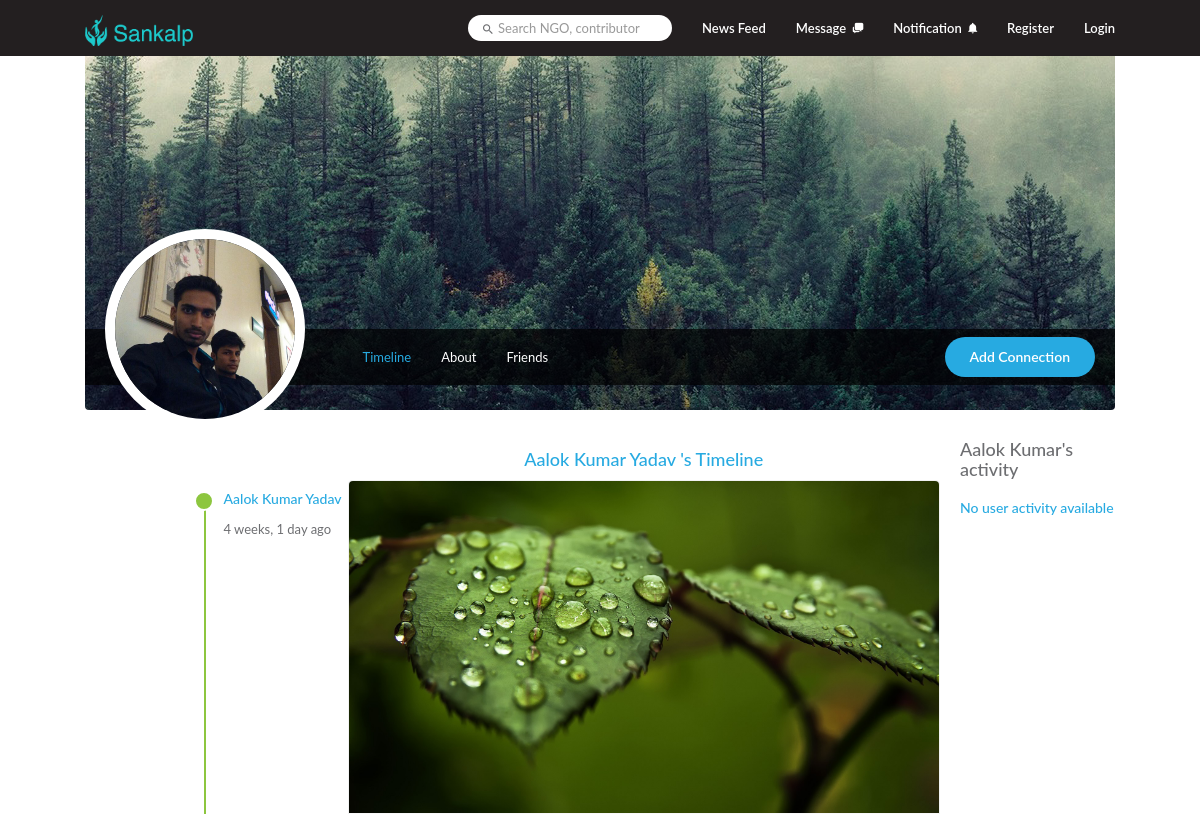
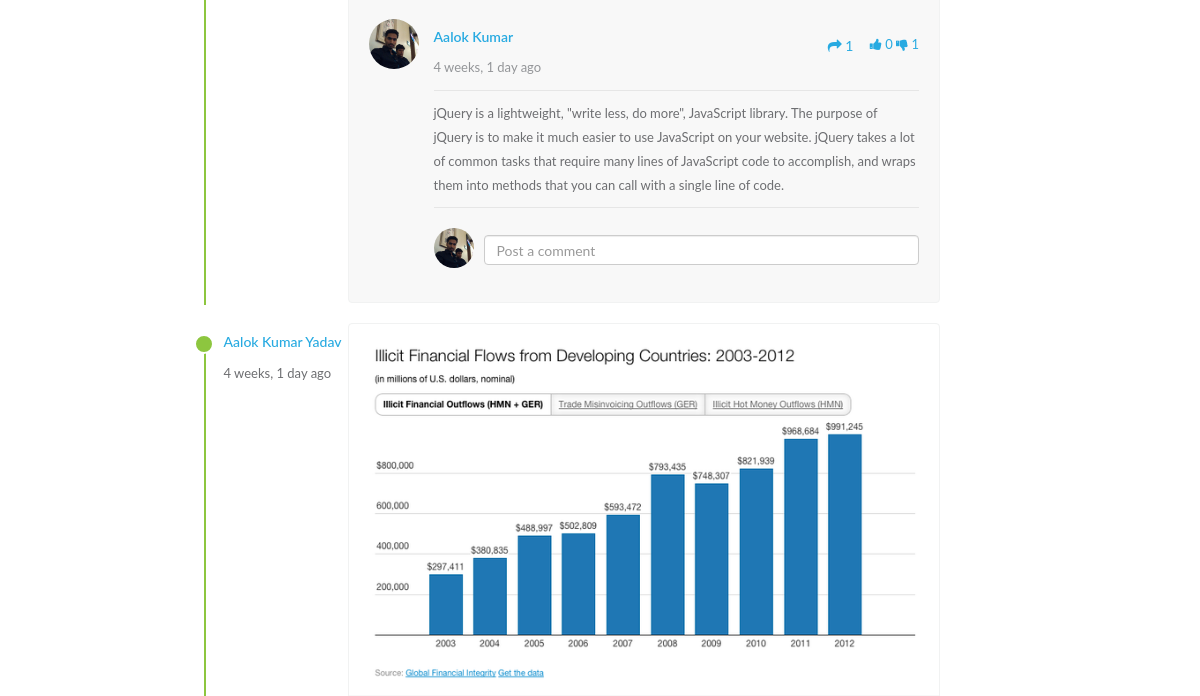
/social_media/timeline/alokyadav495 (upper part), run on an earlier commit of the app's database (2 pictures, top to bottom).
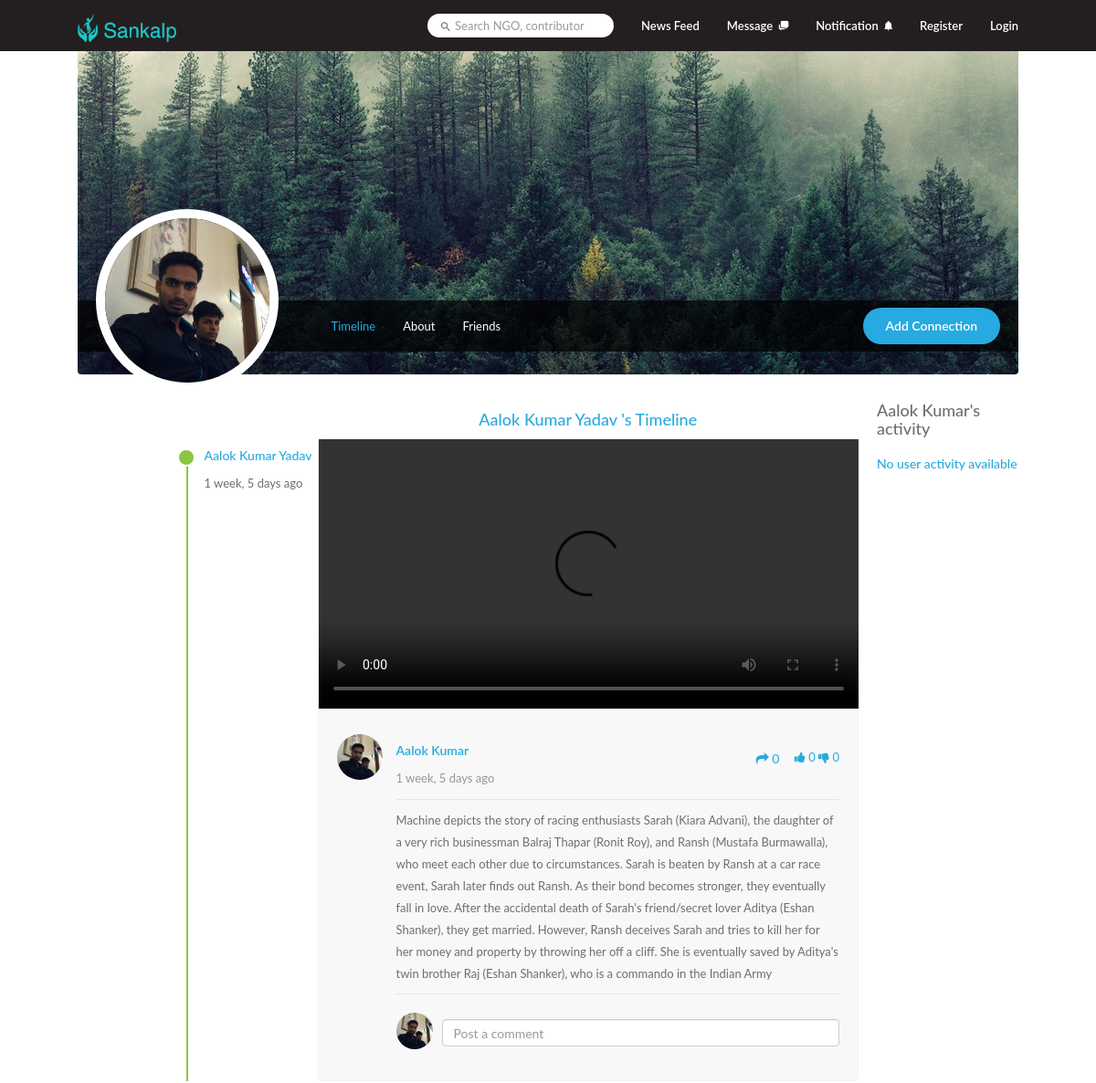
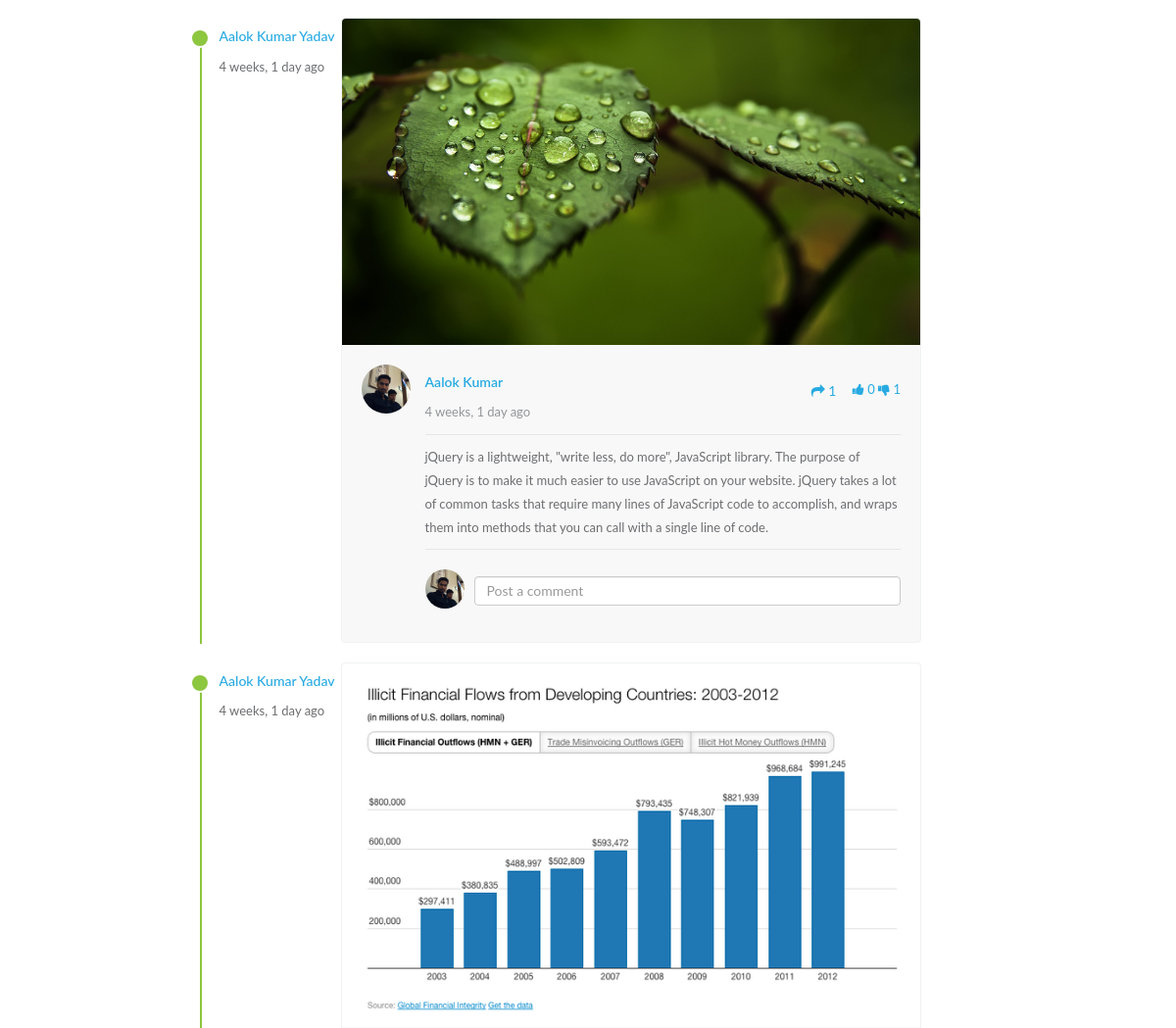
And on a later commit of the database (2 pictures, top to bottom).
### contributor_app/models.py (models this page shows, shortened)
class Contributor(models.Model):
    user = models.OneToOneField(User, on_delete=models.CASCADE)
    profile_image = models.ImageField(default='/media/profile/default.jpg', null=True)
    profile_bio = models.CharField(max_length=1000, default=None, null=True)
    gender = models.CharField(max_length=50, null=True)
    dob = models.DateField(default=None, null=True)
    phone_number = models.IntegerField(default=0, null=True)
    city = models.CharField(max_length=300, null=True)
    state = models.CharField(max_length=150, null=True)
    country = models.CharField(max_length=100, null=True)
    contribution_domain = models.CharField(max_length=100, null=True)
    occupation = models.CharField(max_length=200, null=True)
    created = models.DateTimeField(auto_now_add=True, auto_now=False)
    updated = models.DateTimeField(auto_now_add=False, auto_now=True)

### social_media/models.py (models this page shows, shortened)
class Post(models.Model):
    post_id = models.CharField(unique=True, null=False, max_length=500)
    posted_by = models.ForeignKey(Contributor or NGO, default=None, null=False,  on_delete=models.CASCADE)
    post_title = models.CharField(max_length=300, null=True)
    post_description = models.CharField(max_length=1000, null=True)
    post_image = models.ImageField(default=None, null=True)
    post_video = models.FileField(default=None, null=True)
    post_other_file = models.FileField(default=None, null=True)
    like_count = models.IntegerField(default=0, null=True)
    dislike_count = models.IntegerField(default=0, null=True)
    comment_count = models.IntegerField(default=0, null=True)
    share_count = models.IntegerField(default=0, null=True)
    is_sharable = models.BooleanField(default=True, null=True)
    visible = models.BooleanField(default=True, null=True)
    is_shared_post = models.CharField(max_length=100, default=None, null=True)
    original_posted_by = models.ForeignKey(User, default=None, null=True,  on_delete=models.CASCADE)
    created = models.DateTimeField(auto_now_add=True, auto_now=False)
    updated = models.DateTimeField(auto_now_add=False, auto_now=True)

### social_media/views.py (the view, shortened to what this page needs)
# urls.py: url(r'^timeline/(?P<user_id>.+)$', views.UserTimeline.as_view(), name='user_timeline'),
class UserTimeline(View):
    def get(self, request, user_id):
        timeline_context = social_helper.get_timeline_context(request, user_id)
        return render(request, 'timeline.html', timeline_context)

### social_media/social_media_helpers.py (called while the page is built)
def get_timeline_context(request, user_id):
    first_name, user_name = get_request_user_info(request)
    if user_name == user_id:
        con_status = "edit"
    else:
        con_status = "connected"
    try:
        session_instance = Contributor.objects.get(user__username=user_id)
    except:
        session_instance = NGO.objects.get(user__username=user_id)
    user_post_list = Post.objects.filter(posted_by__user__username=user_id).order_by('-updated')
    timeline_context = {
        'username': user_name, 'user_info': {'first_name': first_name,
                                           }, 'timeline_section': 'home',
        'con_status': con_status, 'user_activity': 'None',
        'user_data': session_instance, 'user_post_list': user_post_list}
    return timeline_context

def get_request_user_info(request):
    first_name = None
    username = None
    try:
        first_name = request.session['first_name']
        username = request.session['username']
    except Exception as e:
        print(e)
    return first_name, username

### social_media/templates/timeline.html (shortened to what this page needs)
{% include 'social_media_base.html' %}
{% load static %}
{% block body %}
<div class="container">
    <div class="timeline">
        <div class="timeline-cover">
            <div class="timeline-nav-bar hidden-sm hidden-xs">
                <div class="row">
                    <div class="col-md-3">
                        <div class="profile-info">
                            <a href="{% url 'user_timeline' user_id=user_data.user.username %}">
                                <img id="profile_pic_id" src="{{ user_data.profile_image}}" alt=""
                                     class="img-responsive profile-photo"/></a>
                        </div>
                    </div>
                    <div class="col-md-9">
                        <ul class="list-inline profile-menu">
                            <li><a href="{% url 'user_timeline' user_id=user_data.user.username %}" class="active">Timeline</a></li>
                            <li><a href="{% url 'user_timeline_about' user_id=user_data.user.username %}">About</a></li>
                            <li><a href="{% url 'connected_ngo_people' user_id=user_data.user.username %}">Friends</a></li>
                        </ul>
                        <ul class="follow-me list-inline">
                            {% if con_status == 'edit' %}
                            <li>
                                <a class="btn btn-primary" href="{% url 'edit_profile' %}">Edit Profile</a>
                            </li>
                            {% else %}
                            <li>
                                <button class="btn-primary">Add Connection</button>
                            </li>
                            {% endif %}
                        </ul>
                    </div>
                </div>
            </div>
        </div>
        <div id="page-contents">
            <div class="row">
                <div class="col-md-3"></div>
                {% if timeline_section == 'home' %}
                {% include 'timeline_post.html' %}
                {% elif timeline_section == 'about' %}
                {% include 'timeline_about.html' %}
                {% elif timeline_section == 'connected_people' %}
                {% include 'connected_ngo_people.html' %}
                {% endif %}
                <div class="col-md-2 static">
                    <div id="sticky-sidebar">
                        <h4 class="grey">{{user_data.user.first_name}}'s activity</h4>
                        <h5>No user activity available</h5>
                    </div>
                </div>
            </div>
        </div>
    </div>
</div>
{% endblock %}

### social_media/templates/social_media_base.html (shortened to what this page needs)
<!DOCTYPE html>
<html lang="en">
<head>
    {% load static %}
    <link href="{% static 'social_media/css/bootstrap.min.css' %}" rel="stylesheet">
    <link href="{% static 'social_media/css/style.css' %}" rel="stylesheet">
    <link href="{% static 'social_media/css/font-awesome.min.css' %}" rel="stylesheet">
    <link href="{% static 'social_media/css/emoji.css' %}" rel="stylesheet">
    <link href="{% static 'social_media/css/sm_custom_style.css' %}" rel="stylesheet">
    <link href="{% static 'social_media/css/ionicons.min.css' %}" rel="stylesheet">
</head>
<body>
<header id="header">
    <nav class="navbar navbar-default navbar-fixed-top menu">
        <div class="container">
            <div class="navbar-header">
                <a class="navbar-brand" href="{% url 'index' %}"><img style="width: 37%"
                                                                      src="{% static 'social_media/images/logo.png' %}"
                                                                      alt="logo"></a>
            </div>
            <div class="collapse navbar-collapse" id="bs-example-navbar-collapse-1">
                <ul class="nav navbar-nav navbar-right main-menu">
                    <li class="dropdown"><a href="{% url 'news_feed' %}">News Feed</a></li>
                    <li class="dropdown"><a href="#">Message &nbsp;<i class="ion-chatboxes"></i></a></li>
                    <li class="dropdown"><a href="#">Notification &nbsp;<i class="ion-android-notifications"></i></a>
                    </li>
                    {% if username %}
                    <li class="dropdown"><a href="{% url 'user_timeline' user_id=username %}">{{user_info.first_name}}&nbsp;
                        <i class="ion-person"></i></a></li>
                    <li class="dropdown"><a class="navbar_item_class" href="{% url 'logout' %}">Logout &nbsp;<i
                            class="ion-log-out"></i></a></li>
                    {% else %}
                    <li class="dropdown"><a class="navbar_item_class" href="{% url 'register' %}">Register</a></li>
                    <li class="dropdown"><a class="navbar_item_class" href="{% url 'login' %}">Login</a></li>
                    {% endif %}
                </ul>
                <form class="navbar-form navbar-right hidden-sm">
                    <div class="form-group">
                        <i class="icon ion-android-search"></i>
                        <input type="text" class="form-control" placeholder="Search NGO, contributor">
                    </div>
                </form>
            </div>
        </div>
    </nav>
</header>
</body>
</html>

### social_media/templates/timeline_post.html (shortened to what this page needs)
{% load static %}
{% load humanize %}
<div class="col-md-7">
    {% if user_post_list %}
    <center><h4>{{user_data.user.first_name}} {{user_data.user.last_name}} 's Timeline</h4></center>
    {% else %}
        <center><h4>{{user_data.user.first_name}} {{user_data.user.last_name}} Haven't Posted Anything <i class="em em-blush"></i> </h4></center>
    {% endif %}
    {% for user_post in user_post_list %}
    <div class="post-content">
        <div class="post-date hidden-xs hidden-sm">
            <h5>{{user_data.user.first_name}} {{user_data.user.last_name}}</h5>
            <p class="text-grey">{{user_post.updated | naturaltime}}</p>
        </div>
        {% if user_post.post_image %}
        <img src="{{ user_post.post_image}}" alt="post-image"
             class="img-responsive post-image"/>
        {% endif %}
        {% if user_post.post_video %}
        <div class="video-wrapper">
            <video class="post-video" controls="">
                <source src="{{user_post.post_video}}" type="video/mp4">
            </video>
        </div>
        {% endif %}
        <div class="post-container">
            <img src="{{user_post.posted_by.profile_image}}" alt="user"
                 class="profile-photo-md pull-left"/>
            <div class="post-detail">
                <div class="user-info">
                    <h5><a href="timeline.html"
                           class="profile-link">{{user_post.posted_by.user.first_name}}</a></h5>
                    <p class="text-muted">{{user_post.updated | naturaltime}}</p>
                </div>
                <div class="reaction">
                    <a class="btn text-blue"><i class="fa fa-share"></i>
                        {{user_post.dislike_count}}</a>
                    <a class=""><i class="like_post fa fa-thumbs-up"></i> {{user_post.like_count}} </a>
                    <a class=""><i class="like_post fa fa-thumbs-down"></i>
                         {{user_post.dislike_count}}</a>
                </div>
                <div class="line-divider"></div>
                <div class="post-text">
                    <p>{{user_post.post_description}}</p>
                </div>
                <div class="line-divider"></div>
                <div class="post-comment">
                    <img src="{{ user_data.profile_image}}" alt=""
                         class="profile-photo-sm"/>
                    <input type="text" class="form-control" placeholder="Post a comment">
                </div>
            </div>
        </div>
    </div>
    {% endfor %}
</div>

What changed in the data, as far as the page shows it:
added Post: {{ user_data.user.first_name }} "Aalok Kumar", {{ user_data.user.last_name }} "Yadav", updated "1 week, 5 days ago", posted_by.profile_image (picture), posted_by.user.first_name "Aalok Kumar", dislike_count "0", like_count "0", post_description "Machine depicts the story of racing enthusiasts Sarah (Kiara Advani), the daughter of a very rich businessman Balraj Thapar (Ronit Roy), and Ransh (Mustafa Burmawalla), who meet each other due to circumstances. Sarah is beaten by Ransh at a car race event, Sarah later finds out Ransh. As their bond becomes stronger, they eventually fall in love. After the accidental death of Sarah's friend/secret lover Aditya (Eshan Shanker), they get married. However, Ransh deceives Sarah and tries to kill her for her money and property by throwing her off a cliff. She is eventually saved by Aditya's twin brother Raj (Eshan Shanker), who is a commando in the Indian Army", profile_image (picture)
